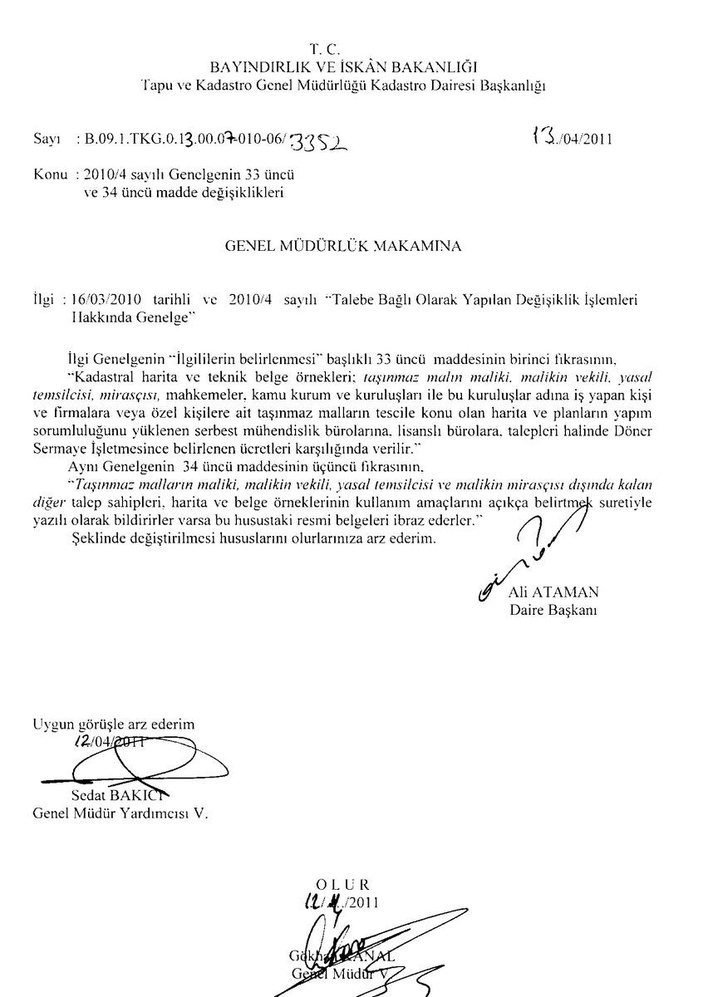
#> input picture inputs/img/img1.jpg, 708 x 997 px, shrunk from 852 x 1200 before the run, found by its file name; its folder holds only this picture in this run
$ python signature_extractor.py inputs/img/img1.jpg
#> lines starting #> are read from the running program, lines starting #| are printed output that depends on the picture; after the words box and inside, x2 and y2 are one past the last pixel; in counts of white or black regions, pixels touching at a corner belong together
# cite: https://github.com/ahmetozlu/signature_extractor

import cv2
import matplotlib.pyplot as plt
from skimage import measure, morphology
from skimage.color import label2rgb
from skimage.measure import regionprops
import numpy as np
import sys

# Sử dụng thuật toán connected component, các connected component là
# các pixel liên tiếp kề nhau và có giá trị tương tự nhau
# Sau đó xoá các component nhỏ (có thể là ký tự) và các component lớn (ảnh)

# the parameters are used to remove small size connected pixels outliar
constant_parameter_1 = 84
constant_parameter_2 = 250
constant_parameter_3 = 100

# the parameter is used to remove big size connected pixels outliar
constant_parameter_4 = 18

if len(sys.argv) < 2:
    print("Please provide the path to the image.")
    sys.exit(1)

image_name = sys.argv[1]

path = "./inputs/img/" + image_name

# read the input image
img = cv2.imread(path, 0)
#> img is the input picture: shape (997, 708); min 0, max 255, mean 245

img = cv2.threshold(img, 127, 255, cv2.THRESH_BINARY)[1]  # ensure binary
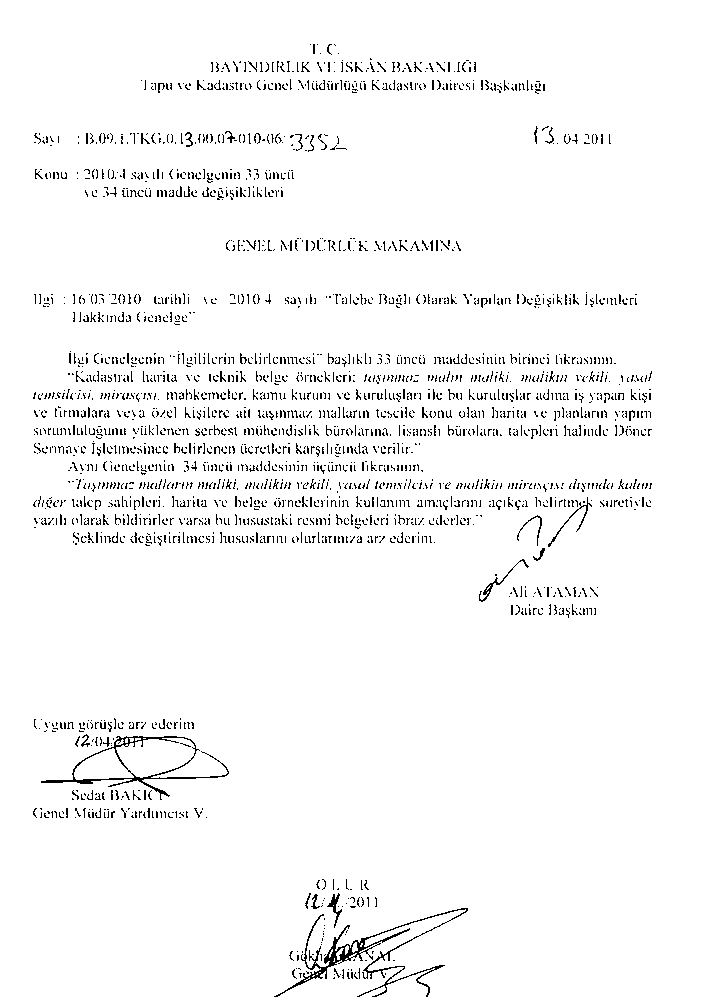
#> img: shape (997, 708); 96.6% white; black in thin lines or dots, all inside (x1, y1, x2, y2) = (33, 44, 652, 997)

# connected component analysis by scikit-learn framework
blobs = img > img.mean()
blobs_labels = measure.label(blobs, background=1)
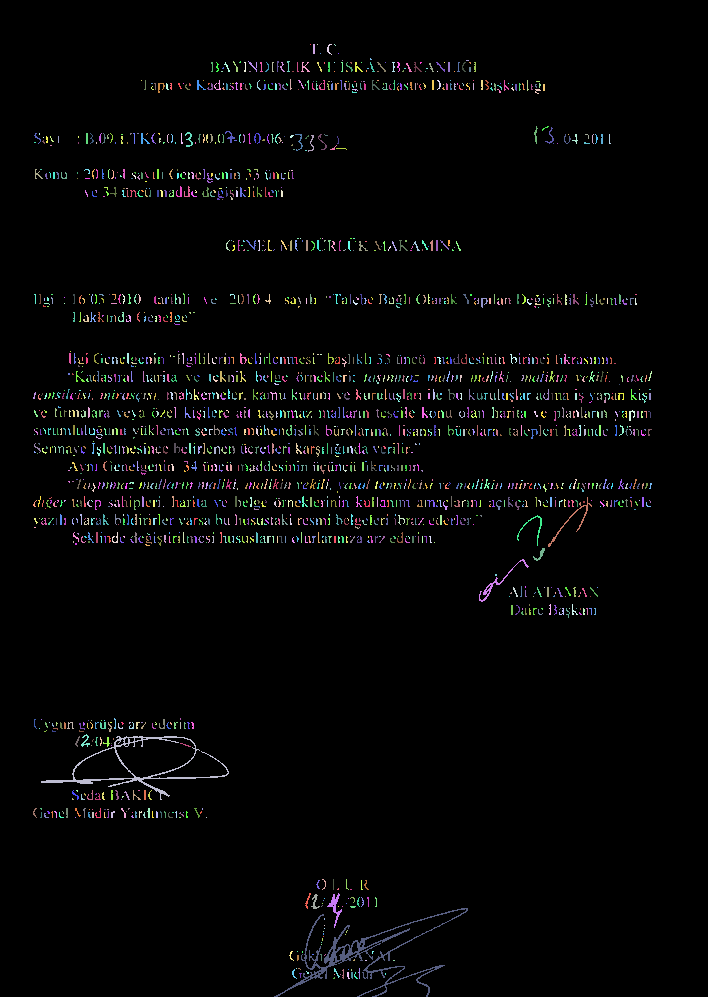
#> blobs_labels: shape (997, 708) int32; 2446 distinct labels, from 0 to 2445; one colour per label, 0 black
image_label_overlay = label2rgb(blobs_labels, image=img)
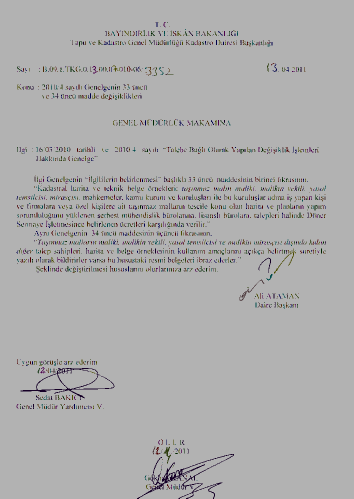
#> image_label_overlay: shape (997, 708, 3) float64 (shown at 1/2 size); mean R, G, B 0.682, 0.68, 0.681

the_biggest_component = 0
total_area = 0
counter = 0
average = 0.0
for region in regionprops(blobs_labels):
    if (region.area > 10):
        total_area = total_area + region.area
        counter = counter + 1
    if (region.area >= 250):
        if (region.area > the_biggest_component):
            the_biggest_component = region.area
#> this loop made 2445 passes
#> total_area on passes 2, 4, 11, 13, 14, 15, 16, 17: 20, 41, 59, 85, 99, 115, 128, 144
#> after the loop, counter = 838; the_biggest_component = 1765; total_area = 16208

average = (total_area/counter)
#> average = 19.34
# experimental-based ratio calculation, modify it for your cases
# a4_small_size_outliar_constant is used as a threshold value to remove connected outliar connected pixels
# are smaller than a4_small_size_outliar_constant for A4 size scanned documents
a4_small_size_outliar_constant = (
    (average/constant_parameter_1)*constant_parameter_2)+constant_parameter_3
#> a4_small_size_outliar_constant = 157.6

# experimental-based ratio calculation, modify it for your cases
# a4_big_size_outliar_constant is used as a threshold value to remove outliar connected pixels
# are bigger than a4_big_size_outliar_constant for A4 size scanned documents
a4_big_size_outliar_constant = a4_small_size_outliar_constant*constant_parameter_4
#> a4_big_size_outliar_constant = 2836.1

# remove the connected pixels are smaller than a4_small_size_outliar_constant
pre_version = morphology.remove_small_objects(
    blobs_labels, a4_small_size_outliar_constant)
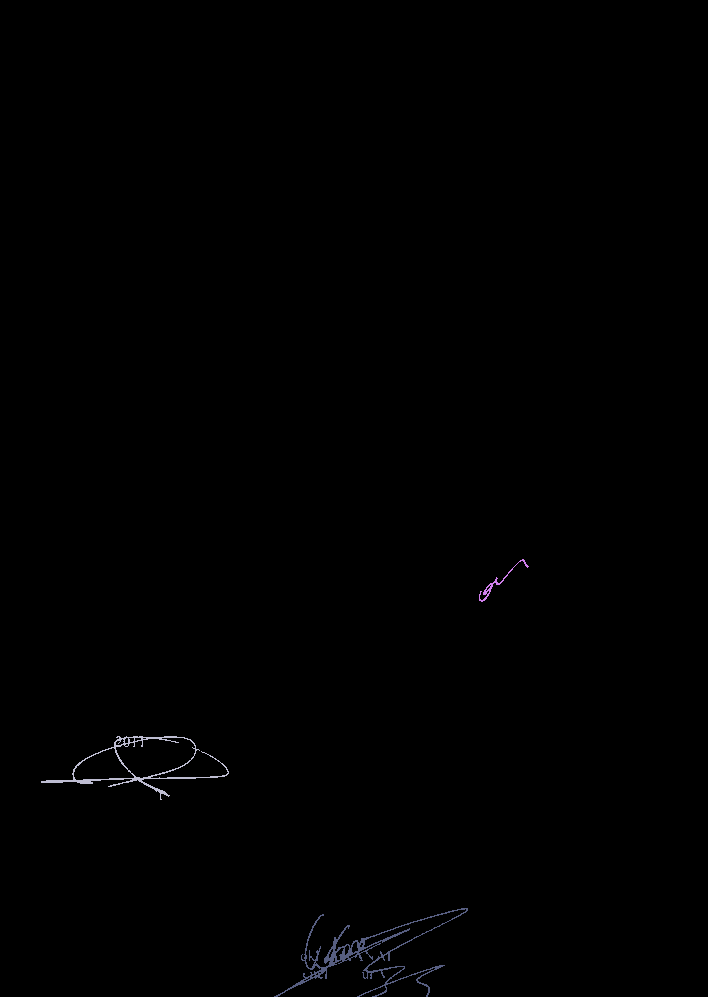
#> pre_version: shape (997, 708) int32; 4 distinct labels, from 0 to 2406; one colour per label, 0 black
# remove the connected pixels are bigger than threshold a4_big_size_outliar_constant
# to get rid of undesired connected pixels such as table headers and etc.
component_sizes = np.bincount(pre_version.ravel())
#> component_sizes = 2407 values, max 702874 at index 0, min 0 at index 1, mean 293.3
too_small = component_sizes > (a4_big_size_outliar_constant)
too_small_mask = too_small[pre_version]
#> too_small_mask: shape (997, 708) bool; 99.6% white; black in thin lines or dots, all inside (x1, y1, x2, y2) = (41, 559, 529, 997)
pre_version[too_small_mask] = 0

# save the the pre-version which is the image is labelled with colors
# as considering connected components
plt.imsave('pre_version.png', pre_version)
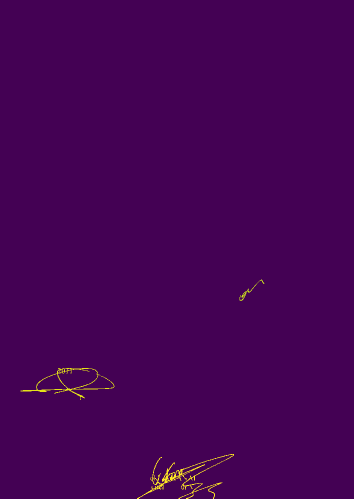
#> saved as pre_version.png: shape (997, 708, 3) (shown at 1/2 size); mean R, G, B 68.7, 2, 83.8

# read the pre-version
img = cv2.imread('pre_version.png', 0)
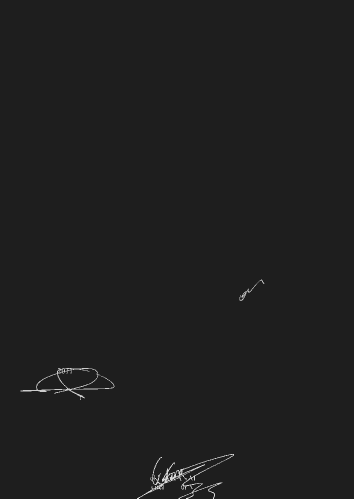
#> img: shape (997, 708) (shown at 1/2 size); min 30, max 215, mean 30.8

# ensure binary
img = cv2.threshold(img, 0, 255, cv2.THRESH_BINARY_INV | cv2.THRESH_OTSU)[1]

# save the the result
cv2.imwrite("output.png", img)

# crop the signature
gray = cv2.imread("output.png", 0)

_, binary_image = cv2.threshold(
    gray, 100, 255, cv2.THRESH_BINARY_INV | cv2.THRESH_OTSU)

contours, _ = cv2.findContours(
    binary_image, cv2.RETR_EXTERNAL, cv2.CHAIN_APPROX_SIMPLE)
#> contours = 3 contours; box (x1, y1, x2, y2) and area: (41, 736, 229, 800) 4135, (274, 908, 468, 997) 1189, (479, 559, 529, 602) 105

if len(contours) > 0:
    largest_contour = max(contours, key=cv2.contourArea)
#> largest_contour = contour of 275 points, box (x1, y1, x2, y2) (41, 736, 229, 800), area 4135
    x, y, w, h = cv2.boundingRect(largest_contour)
#> x = 41; y = 736; w = 188; h = 64
    padding = 10  # Adjust the padding size as needed
    x_pad = max(0, x - padding)
#> x_pad = 31
    y_pad = max(0, y - padding)
#> y_pad = 726
    x_end = min(img.shape[1], x + w + padding)
#> x_end = 239
    y_end = min(img.shape[0], y + h + padding)
#> y_end = 810

    signature_region = img[y_pad:y_end, x_pad:x_end]
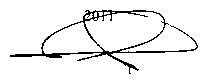
#> signature_region: shape (84, 208); 93.9% white; black in thin lines or dots, all inside (x1, y1, x2, y2) = (10, 10, 198, 74)
    cv2.imwrite("cropped_image.png", signature_region)
else:
    print("No signature found in the image.")
